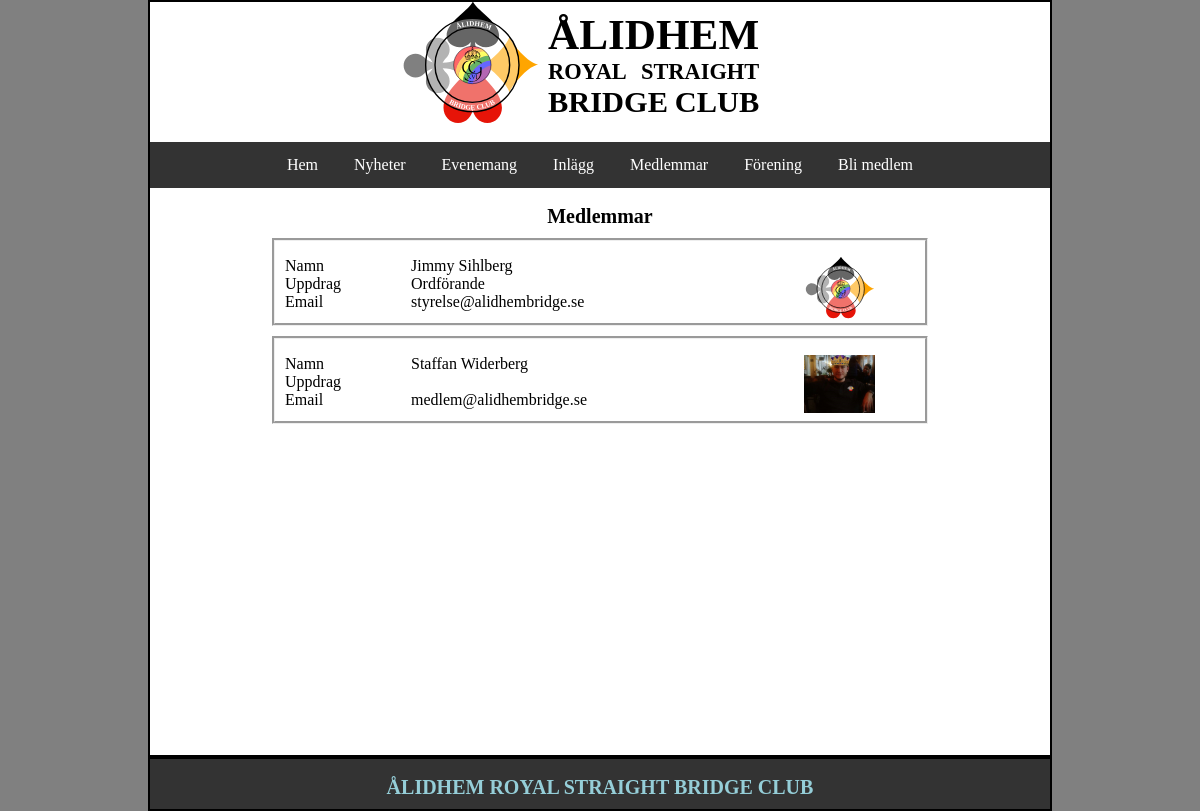
The page /members/ on the database its author committed.
### members/models.py (models this page shows, shortened)
class Member(models.Model):
	first_name = models.CharField(max_length=50)
	last_name = models.CharField(max_length=50, blank=True)
	office = models.CharField(max_length=50, blank=True)
	email = models.EmailField(max_length=100, blank=True)
	portrait = models.FileField(upload_to='member_portraits/', null=True, blank=True)

### members/views.py (the view)
def index(request):
	members = Member.objects.order_by('last_name')
	context = {'members' : members}
	return render(request, 'members/members.html', context)

### members/templates/members/members.html
{% extends "home/base.html" %}
{% load static %}
{% block page %}
<div class="single" id="content">
    <h2>Medlemmar</h2>
	{% for member in members %}
    <div style="border:3px groove; padding:0px 10px 30px 10px; margin:10px auto; width:70%">
      <figure>
        <img style="width:13%; float:right" src="
			{% if member.portrait %}
				{{ member.portrait.url }}
			{% else %}
				{% static 'home/img/arsbc.svg' %}
			{% endif %}"
		>
      </figure>
      <div style="text-align:justify; clear:left; width:100%">
        <div style="float:left; width:20%">Namn</div>
        <div style="float:left; width:40%">{{ member.first_name }} {{ member.last_name}}</div>
      </div>
      <div style="text-align:justify; clear:left; width:100%">
        <div style="float:left; width:20%">Uppdrag</div>
        <div style="float:left; width:40%">{{ member.office }}</div>
      </div>
      <div style="text-align:justify; clear:left; width:100%">
        <div style="float:left; width:20%">Email</div>
        <div style="float:left; width:40%">
			{% if member.email %}
				{{ member.email }}
			{% else %}
				medlem@alidhembridge.se
			{% endif %}
		</div>
      </div>
    </div>
	{% endfor %}
</div>
{% endblock %}

### home/templates/home/base.html (shortened to what this page needs)
{% load static %}
<head>
	<link rel="stylesheet" type="text/css" href="{% static 'home/style.css' %}" />
</head>
<body class="main">
	<div class="main">
		<div id="head">
			<div id="logo"><img src="{% static 'home/img/arsbc.svg' %}" /></div>
			<div id="name">
				<div class="top">ÅLIDHEM</div>
				<div class="middle left">ROYAL</div>
				<div class="middle right">STRAIGHT</div>
				<div class="low left clear">BRIDGE</div>
				<div class="low right">CLUB</div>
			</div>
		</div>
		<ul id="headMenu">
			<a href="{% url 'home:index' %}">Hem</a>
			<a href="{% url 'news:index' %}">Nyheter</a>
			<a>Evenemang</a>
			<a>Inlägg</a>
			<a href="{% url 'members:index' %}"> Medlemmar</a>
			<a href="{% url 'association:index' %}">Förening</a>
			<a>Bli medlem</a>
		</ul>
	  <div id="page">
			{% block page %}{% endblock %}
	  </div>
	</div>
	<div id="foot" class="main">
		<h2> ÅLIDHEM ROYAL STRAIGHT BRIDGE CLUB </h2>
	</div>
</body>

### home/static/home/style.css (style rules this page uses)
body { margin: 0; }
body.main { background-color: gray; }
div.main { background-color: white; border: 2px solid; overflow: hidden; max-width: 900px; margin: auto auto; }
#logo { float: left; width: 35%; }
#name { font-family: serif; padding: 2% 2%; float:left; max-width: 63%; font-weight: 900; }
#head { margin: 0px auto; width: 400px; overflow: auto; }
#headMenu { clear: both; overflow: auto; list-style-type: none; margin: 0; padding: 0; background-color: #333; text-align: center; }
#headMenu a { display: inline-block; color: white; padding: 14px 16px; text-decoration: none; }
.top { font-size: 270%; }
.middle { font-size: 140%; }
.low { font-size: 190%; }
.clear { clear: both; }
.left { float: left; }
.right { float: right; }
#page { min-height: 15cm; }
#content { margin: 0px; float: left; z-index: -1; }
.single { width: 100%; }
#foot { text-align: center; background-color: #333; min-height: 50px; overflow: auto; }
#foot h2 { color: #95CED8; }
h2 { margin-bottom: 5px; font-size: 20px; color: black; text-align: center; }

### rows shown on the page
Member: first_name "Jimmy", last_name "Sihlberg", office "Ordförande", email "styrelse@alidhembridge.se"
Member: portrait (picture), first_name "Staffan", last_name "Widerberg", email "medlem@alidhembridge.se"
